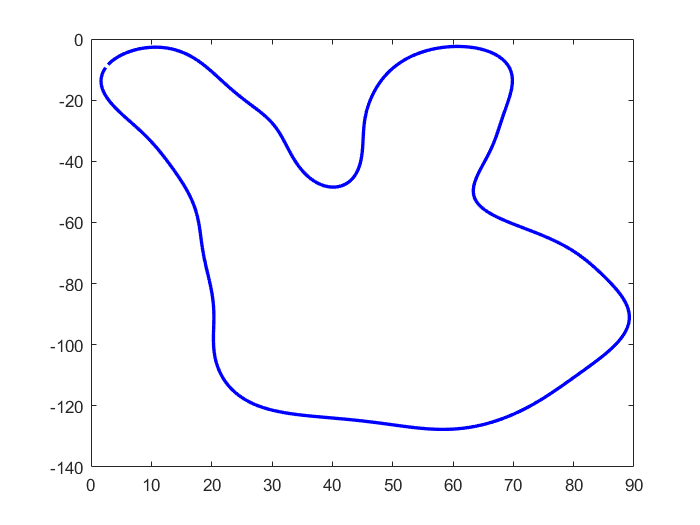
%> input picture GestureTwo.png, 700 x 525 px
$ octave --eval "result = hand_outline(rgb2gray(imread('GestureTwo.png')));"   (GNU Octave 9; MATLAB toolbox functions it lacks are replaced by stand-ins)
%> lines starting %> are read from the running program, lines starting %| are printed output that depends on the picture; in (x1, y1, x2, y2) boxes, pixels count from 0 and x2, y2 are one past the last pixel; in counts of white or black regions, pixels touching at a corner belong together; the program's own positions count from 1
function [outline]=hand_outline(I)

[junk threshold] = edge(I, 'sobel');
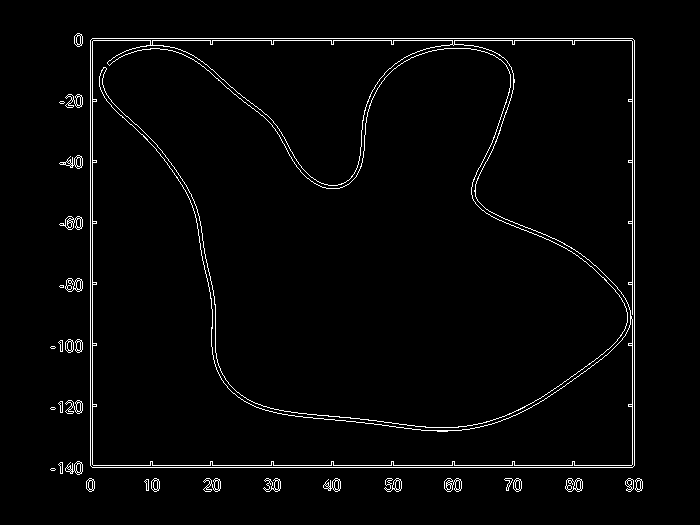
%> junk: size 525x700 logical; 2.5% white in thin lines or dots, all inside (x1, y1, x2, y2) = (50, 33, 643, 492)
%> threshold = 0.154
fudgeFactor = .5;
BWs = edge(I,'sobel', threshold * fudgeFactor);

se90 = strel('line', 3, 90);
se0 = strel('line', 3, 0);
BWsdil = imdilate(BWs, [se90 se0]);
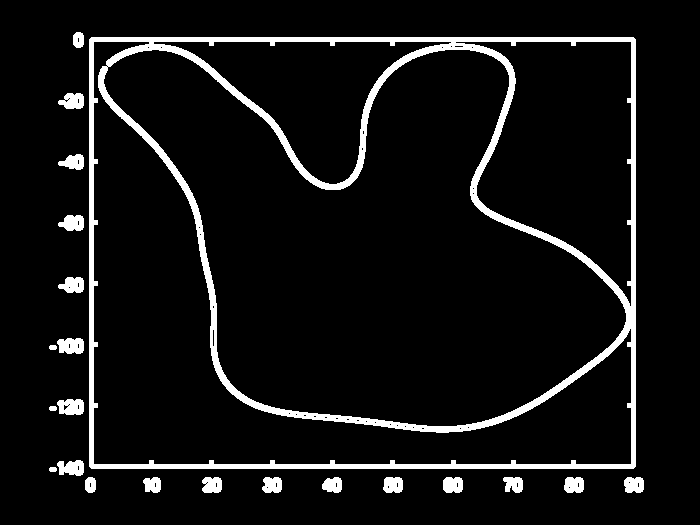
%> BWsdil: size 525x700 logical; 7.3% white; 22 white regions, largest, box (x1, y1, x2, y2) and area: (89, 37, 636, 469) 21766, (57, 338, 84, 354) 358, (57, 399, 84, 415) 356

bw = bwareaopen(BWsdil,30); % % fill a gap in the pen's cap
[B,L] = bwboundaries(bw,'noholes');
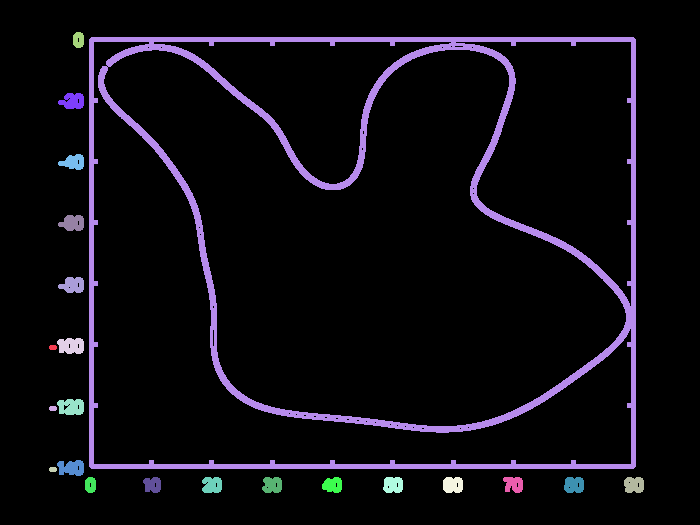
%> L: size 525x700 double; 23 distinct labels, from 0 to 22; one colour per label, 0 black
%> B = 22 boundaries; largest, box (x1, y1, x2, y2) and points: (89, 37, 636, 469) 1947, (57, 460, 84, 476) 82, (57, 338, 84, 354) 75, (57, 399, 84, 415) 74, (503, 477, 523, 493) 70
outline = B{1};
%> outline = 19 rows, first 12: [347 50; 346 51; 346 52; 346 53; 346 54; 346 55; 346 56; 347 57; 348 57; 349 57; 350 56; 350 55]
%> `result = hand_outline(rgb2gray(imread('GestureTwo.png')));`: result has the same summary as outline in hand_outline
